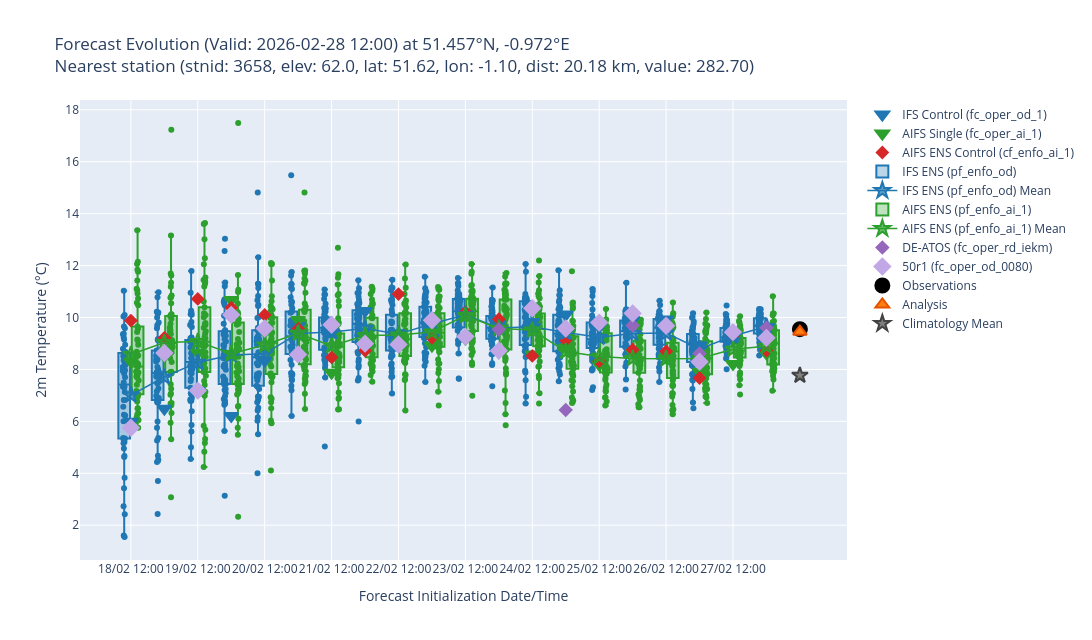

This figure's notebook cell:
### Markdown cell above
## Step 4 — Interactive Plot (Plotly)

Generate the forecast evolution box-plot with hover info (bias, lead time, member index).
The plot is also exported as a standalone HTML file.

### Code cell
area_str = get_area_string(widgets_dict['config']['area_sub'])
date_str = widgets_dict['config']['valid_date'].strftime("%Y%m%d")
_, _, plot_dir = setup_data_directories(base_path, widgets_dict['config']['param'], area_str, date_str)
plot_data['data_df'].to_csv(f'{plot_dir}/plot_data.csv', index=False)

# Create the interactive plot
plot_forecast_evolution(plot_data, widgets_dict, plot_dir, export_html=True)

### Figure 1 — Plotly figure (JSON) as saved in the notebook; plotly's stock layout.template omitted (floating-point values rounded to 4 significant figures; data arrays with more than 128 entries replaced by an {"elided": "..."} marker saying what was removed)
{"data": [{"customdata": [[240, "18/02 12:00", -3.565], [228, "19/02 00:00", -3.063], [216, "19/02 12:00", -2.377], [204, "20/02 00:00", -3.341], [192, "20/02 12:00", -1.203], [180, "21/02 00:00", 0.1254], [168, "21/02 12:00", -0.1253], [156, "22/02 00:00", 0.7043], [144, "22/02 12:00", -0.1545], [132, "23/02 00:00", -0.3296], [120, "23/02 12:00", 0.5884], [108, "24/02 00:00", 0.1961], [96, "24/02 12:00", 0.2742], [84, "25/02 00:00", 0.5651], [72, "25/02 12:00", 0.0854], [60, "26/02 00:00", 0.355], [48, "26/02 12:00", 0.3696], [36, "27/02 00:00", -0.6219], [24, "27/02 12:00", -0.4303], [12, "28/02 00:00", 0.07985]], "hovertemplate": "Initialisation Date: %{customdata[1]}<br>Lead Time: %{customdata[0]}h<br>Value: %{y:.2f}°C<br>Bias: %{customdata[2]:.2f}°C<extra>Model: IFS Control (fc_oper_od_1)</extra>", "marker": {"color": "#1f77b4", "line": {"color": "#1f77b4", "width": 2}, "size": 12, "symbol": "triangle-down"}, "mode": "markers", "name": "IFS Control (fc_oper_od_1)", "type": "scatter", "x": [0, 1, 2, 3, 4, 5, 6, 7, 8, 9, 10, 11, 12, 13, 14, 15, 16, 17, 18, 19], "y": [5.985, 6.487, 7.173, 6.209, 8.347, 9.675, 9.425, 10.25, 9.396, 9.22, 10.14, 9.746, 9.824, 10.12, 9.635, 9.905, 9.92, 8.928, 9.12, 9.63]}, {"customdata": [[240, "18/02 12:00", -1.242], [228, "19/02 00:00", -1.031], [216, "19/02 12:00", -0.9045], [204, "20/02 00:00", 1.127], [192, "20/02 12:00", -0.09775], [180, "21/02 00:00", 0.3586], [168, "21/02 12:00", -1.675], [156, "22/02 00:00", -0.525], [144, "22/02 12:00", -0.5405], [132, "23/02 00:00", -0.6302], [120, "23/02 12:00", -0.3645], [108, "24/02 00:00", -0.8832], [96, "24/02 12:00", -0.9727], [84, "25/02 00:00", -0.7019], [72, "25/02 12:00", -1.364], [60, "26/02 00:00", -0.8968], [48, "26/02 12:00", -1.071], [36, "27/02 00:00", -1.64], [24, "27/02 12:00", -1.338], [12, "28/02 00:00", -0.9351]], "hovertemplate": "Initialisation Date: %{customdata[1]}<br>Lead Time: %{customdata[0]}h<br>Value: %{y:.2f}°C<br>Bias: %{customdata[2]:.2f}°C<extra>Model: AIFS Single (fc_oper_ai_1)</extra>", "marker": {"color": "#2ca02c", "line": {"color": "#2ca02c", "width": 2}, "size": 12, "symbol": "triangle-down"}, "mode": "markers", "name": "AIFS Single (fc_oper_ai_1)", "type": "scatter", "x": [0, 1, 2, 3, 4, 5, 6, 7, 8, 9, 10, 11, 12, 13, 14, 15, 16, 17, 18, 19], "y": [8.308, 8.519, 8.646, 10.68, 9.452, 9.909, 7.875, 9.025, 9.01, 8.92, 9.186, 8.667, 8.577, 8.848, 8.186, 8.653, 8.479, 7.91, 8.212, 8.615]}, {"customdata": [[240, "18/02 12:00", 0.3312], [228, "19/02 00:00", -0.3331], [216, "19/02 12:00", 1.167], [204, "20/02 00:00", 0.8261], [192, "20/02 12:00", 0.5492], [180, "21/02 00:00", 0.01545], [168, "21/02 12:00", -1.086], [156, "22/02 00:00", -0.8253], [144, "22/02 12:00", 1.354], [132, "23/02 00:00", -0.3309], [120, "23/02 12:00", 0.6593], [108, "24/02 00:00", 0.3851], [96, "24/02 12:00", -1.03], [84, "25/02 00:00", -0.4231], [72, "25/02 12:00", -1.23], [60, "26/02 00:00", -0.7871], [48, "26/02 12:00", -0.8539], [36, "27/02 00:00", -1.881], [24, "27/02 12:00", -0.257], [12, "28/02 00:00", -0.8235]], "hovertemplate": "Initialisation Date: %{customdata[1]}<br>Lead Time: %{customdata[0]}h<br>Value: %{y:.2f}°C<br>Bias: %{customdata[2]:.2f}°C<extra>Model: AIFS ENS Control (cf_enfo_ai_1)</extra>", "marker": {"color": "#d62728", "line": {"color": "#d62728", "width": 1.5}, "size": 9, "symbol": "diamond"}, "mode": "markers", "name": "AIFS ENS Control (cf_enfo_ai_1)", "type": "scatter", "x": [0, 1, 2, 3, 4, 5, 6, 7, 8, 9, 10, 11, 12, 13, 14, 15, 16, 17, 18, 19], "y": [9.881, 9.217, 10.72, 10.38, 10.1, 9.565, 8.464, 8.725, 10.9, 9.219, 10.21, 9.935, 8.52, 9.127, 8.32, 8.763, 8.696, 7.669, 9.293, 8.726]}, {"boxpoints": "all", "customdata": {"elided": "1000x4 mixed values"}, "fillcolor": "rgba(31, 119, 180, 0.3)", "hoverinfo": "y+name+text", "hovertemplate": "Model: IFS ENS (pf_enfo_od)<br>Date: %{customdata[2]}<br>Lead Time: %{customdata[0]}h<br>Member: %{customdata[1]}<br>Value: %{y:.2f}°C<br>Bias: %{customdata[3]:.2f}°C<br><extra></extra>", "jitter": 0.3, "marker": {"color": "#1f77b4"}, "name": "IFS ENS (pf_enfo_od)", "pointpos": 0, "showlegend": true, "text": {"elided": "1000 str values"}, "type": "box", "width": 0.35, "x": {"elided": "1000 float values"}, "y": {"elided": "1000 float values"}}, {"customdata": [[240, "18/02 12:00", -2.536], [228, "19/02 00:00", -1.841], [216, "19/02 12:00", -1.279], [204, "20/02 00:00", -0.9901], [192, "20/02 12:00", -0.9458], [180, "21/02 00:00", -0.163], [168, "21/02 12:00", -0.109], [156, "22/02 00:00", 0.03058], [144, "22/02 12:00", -0.189], [132, "23/02 00:00", 0.2074], [120, "23/02 12:00", 0.5519], [108, "24/02 00:00", 0.04898], [96, "24/02 12:00", 0.09662], [84, "25/02 00:00", -0.1235], [72, "25/02 12:00", -0.3112], [60, "26/02 00:00", -0.1643], [48, "26/02 12:00", -0.1471], [36, "27/02 00:00", -0.7624], [24, "27/02 12:00", -0.2593], [12, "28/02 00:00", 0.1047]], "hovertemplate": "Initialisation Date: %{customdata[1]}<br>Lead Time: %{customdata[0]}h<br>Value: %{y:.2f}°C<br>Bias: %{customdata[2]:.2f}°C<extra>Model: IFS ENS (pf_enfo_od) Mean</extra>", "line": {"color": "#1f77b4", "width": 1.5}, "marker": {"color": "rgba(31, 119, 180, 0.7)", "line": {"color": "#1f77b4", "width": 2}, "size": 12, "symbol": "star"}, "mode": "lines+markers", "name": "IFS ENS (pf_enfo_od) Mean", "type": "scatter", "x": [0, 1, 2, 3, 4, 5, 6, 7, 8, 9, 10, 11, 12, 13, 14, 15, 16, 17, 18, 19], "y": [7.014, 7.709, 8.271, 8.56, 8.604, 9.387, 9.441, 9.581, 9.361, 9.757, 10.1, 9.599, 9.647, 9.426, 9.239, 9.386, 9.403, 8.788, 9.291, 9.655]}, {"boxpoints": "all", "customdata": {"elided": "1000x4 mixed values"}, "fillcolor": "rgba(44, 160, 44, 0.3)", "hoverinfo": "y+name+text", "hovertemplate": "Model: AIFS ENS (pf_enfo_ai_1)<br>Date: %{customdata[2]}<br>Lead Time: %{customdata[0]}h<br>Member: %{customdata[1]}<br>Value: %{y:.2f}°C<br>Bias: %{customdata[3]:.2f}°C<br><extra></extra>", "jitter": 0.3, "marker": {"color": "#2ca02c"}, "name": "AIFS ENS (pf_enfo_ai_1)", "pointpos": 0, "showlegend": true, "text": {"elided": "1000 str values"}, "type": "box", "width": 0.35, "x": {"elided": "1000 float values"}, "y": {"elided": "1000 float values"}}, {"customdata": [[240, "18/02 12:00", -0.9718], [228, "19/02 00:00", -0.517], [216, "19/02 12:00", -0.4765], [204, "20/02 00:00", -0.9428], [192, "20/02 12:00", -0.6097], [180, "21/02 00:00", -0.158], [168, "21/02 12:00", -0.6428], [156, "22/02 00:00", -0.2433], [144, "22/02 12:00", -0.2226], [132, "23/02 00:00", -0.1077], [120, "23/02 12:00", 0.5219], [108, "24/02 00:00", 0.02812], [96, "24/02 12:00", -0.03485], [84, "25/02 00:00", -0.8564], [72, "25/02 12:00", -1.049], [60, "26/02 00:00", -1.126], [48, "26/02 12:00", -1.139], [36, "27/02 00:00", -1.13], [24, "27/02 12:00", -0.7716], [12, "28/02 00:00", -0.6603]], "hovertemplate": "Initialisation Date: %{customdata[1]}<br>Lead Time: %{customdata[0]}h<br>Value: %{y:.2f}°C<br>Bias: %{customdata[2]:.2f}°C<extra>Model: AIFS ENS (pf_enfo_ai_1) Mean</extra>", "line": {"color": "#2ca02c", "width": 1.5}, "marker": {"color": "rgba(44, 160, 44, 0.7)", "line": {"color": "#2ca02c", "width": 2}, "size": 12, "symbol": "star"}, "mode": "lines+markers", "name": "AIFS ENS (pf_enfo_ai_1) Mean", "type": "scatter", "x": [0, 1, 2, 3, 4, 5, 6, 7, 8, 9, 10, 11, 12, 13, 14, 15, 16, 17, 18, 19], "y": [8.578, 9.033, 9.073, 8.607, 8.94, 9.392, 8.907, 9.307, 9.327, 9.442, 10.07, 9.578, 9.515, 8.694, 8.501, 8.424, 8.411, 8.42, 8.778, 8.89]}, {"customdata": [[108, "24/02 00:00", -0.01036], [84, "25/02 00:00", -3.108], [60, "26/02 00:00", 0.1439], [36, "27/02 00:00", -0.9388], [12, "28/02 00:00", 0.05842]], "hovertemplate": "Initialisation Date: %{customdata[1]}<br>Lead Time: %{customdata[0]}h<br>Value: %{y:.2f}°C<br>Bias: %{customdata[2]:.2f}°C<extra>Model: DE-ATOS (fc_oper_rd_iekm)</extra>", "marker": {"color": "#9467bd", "line": {"color": "#9467bd", "width": 2}, "size": 9, "symbol": "diamond"}, "mode": "markers", "name": "DE-ATOS (fc_oper_rd_iekm)", "type": "scatter", "x": [11, 13, 15, 17, 19], "y": [9.54, 6.442, 9.694, 8.611, 9.608]}, {"customdata": [[240, "18/02 12:00", -3.795], [228, "19/02 00:00", -0.9165], [216, "19/02 12:00", -2.365], [204, "20/02 00:00", 0.5518], [192, "20/02 12:00", 0.02507], [180, "21/02 00:00", -0.972], [168, "21/02 12:00", 0.1739], [156, "22/02 00:00", -0.557], [144, "22/02 12:00", -0.5919], [132, "23/02 00:00", 0.3439], [120, "23/02 12:00", -0.2856], [108, "24/02 00:00", -0.8256], [96, "24/02 12:00", 0.808], [84, "25/02 00:00", 0.02998], [72, "25/02 12:00", 0.2533], [60, "26/02 00:00", 0.6094], [48, "26/02 12:00", 0.1356], [36, "27/02 00:00", -1.252], [24, "27/02 12:00", -0.1136], [12, "28/02 00:00", -0.3328]], "hovertemplate": "Initialisation Date: %{customdata[1]}<br>Lead Time: %{customdata[0]}h<br>Value: %{y:.2f}°C<br>Bias: %{customdata[2]:.2f}°C<extra>Model: 50r1 (fc_oper_od_0080)</extra>", "marker": {"color": "#c1a7e6", "line": {"color": "#c1a7e6", "width": 2}, "size": 12, "symbol": "diamond"}, "mode": "markers", "name": "50r1 (fc_oper_od_0080)", "type": "scatter", "x": [0, 1, 2, 3, 4, 5, 6, 7, 8, 9, 10, 11, 12, 13, 14, 15, 16, 17, 18, 19], "y": [5.755, 8.634, 7.185, 10.1, 9.575, 8.578, 9.724, 8.993, 8.958, 9.894, 9.264, 8.724, 10.36, 9.58, 9.803, 10.16, 9.686, 8.298, 9.436, 9.217]}, {"customdata": [[0]], "hovertemplate": "Observation: %{y:.2f}°C<extra></extra>", "marker": {"color": "#000000", "line": {"color": "#000000", "width": 2}, "size": 14, "symbol": "circle"}, "mode": "markers", "name": "Observations", "type": "scatter", "x": [20], "y": [9.55]}, {"customdata": [[0]], "hovertemplate": "Analysis: %{y:.2f}°C<extra></extra>", "marker": {"color": "#ff7f0e", "line": {"color": "#e65100", "width": 2}, "size": 12, "symbol": "triangle-up"}, "mode": "markers", "name": "Analysis", "type": "scatter", "x": [20], "y": [9.453]}, {"customdata": [[0]], "hovertemplate": "Climatology Mean: %{y:.2f}°C<extra></extra>", "marker": {"color": "#7f7f7f", "line": {"color": "#424242", "width": 2}, "size": 12, "symbol": "star"}, "mode": "markers", "name": "Climatology Mean", "type": "scatter", "x": [20], "y": [7.772]}], "layout": {"height": 640, "showlegend": true, "title": {"text": "Forecast Evolution (Valid: 2026-02-28 12:00) at 51.457°N, -0.972°E<br>Nearest station (stnid: 3658, elev: 62.0, lat: 51.62, lon: -1.10, dist: 20.18 km, value: 282.70)"}, "width": 1600, "xaxis": {"dtick": 12, "gridcolor": "white", "gridwidth": 1, "showgrid": true, "tickangle": 0, "ticktext": ["18/02 12:00", "19/02 12:00", "20/02 12:00", "21/02 12:00", "22/02 12:00", "23/02 12:00", "24/02 12:00", "25/02 12:00", "26/02 12:00", "27/02 12:00"], "tickvals": [0, 2, 4, 6, 8, 10, 12, 14, 16, 18], "title": {"text": "Forecast Initialization Date/Time"}}, "yaxis": {"title": {"text": "2m Temperature (°C)"}}}}
